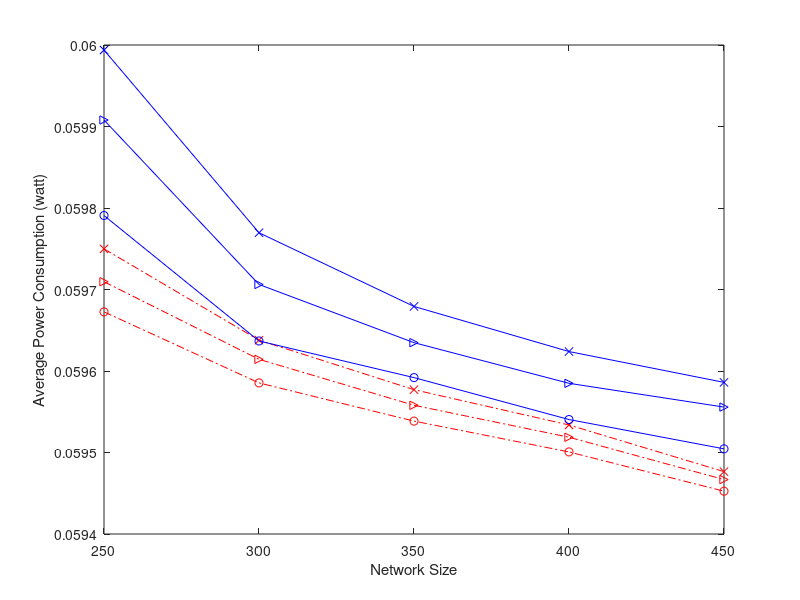

This chart was generated by the following MATLAB code: (Note: this script raises an error after producing the figure.)
% Plot AEC: average energy consumption per node per second, fixed: xi=14, var traffic load=0.4,0.45,0.5. var size: 250,300,350,400,450
% PRI-basic, PRI-ASM (adaptive schedule maintaince)
basic_4=[0.059672518	0.059585395	0.059538528	0.059500717	0.059452526];
basic_45=[0.059709535	0.059614349	0.059557938	0.059518731	0.059466794];
basic_5=[0.059749843	0.059637851	0.059577093	0.059533769	0.059476525];
asm_4=[0.059790771	0.059636851	0.059591896	0.059540468	0.059504495];
asm_45=[0.059907974	0.059706163	0.059634786	0.059584897	0.059555728];
asm_5=[0.059993804	0.059769643	0.059679215	0.059623878	0.05958605];

figure;
hold off;
network_size=250:50:450;
plot(network_size,basic_4,'ro-.');
hold on;
plot(network_size,basic_45,'r>-.');
plot(network_size,basic_5,'rx-.');


plot(network_size,asm_4,'bo-');
plot(network_size,asm_45,'b>-');
plot(network_size,asm_5,'bx-');

% set(gca,'XTick',0.05:0.05:0.5);
% set(gca,'XTickLabel',0.05:0.05:0.5);
%set(gca,'Xdir','reverse')
%axis([0.05 0.5 0.012 0.026]);
xlabel('Network Size');
ylabel('Average Power Consumption (watt)');
legend('PRI-basic, 0.4','PRI-basic, 0.45','PRI-basic, 0.5', ...
    'PRI-ASM, 0.4','PRI-ASM, 0.45','PRI-ASM, 0.5',1);
% grid on;
